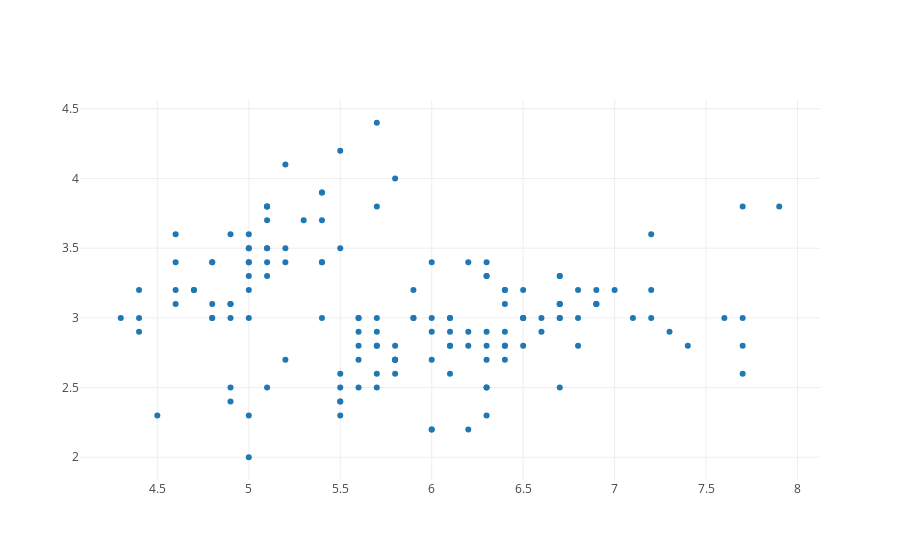

Here is the notebook cell this chart was saved with:
### Markdown cell above
It's a powerful interface, but it's not as easy to compose as the lower-level API.

There is an even lower-level - since we're dealing with JSON, plotly lets us simply define a dictionary with the spec we want, and simply pass it to the render, as is. No plotting library required :-)

### Code cell
import plotly.io as pio

data = [dict(
  type = 'scatter',
  x = iris.sepalLength,
  y = iris.sepalWidth,
  mode = 'markers',
)]

fig_dict = dict(data=data)
pio.show(fig_dict, validate=False)

### Figure 1 — Plotly figure (JSON) as saved in the notebook; plotly's stock layout.template omitted (floating-point values rounded to 4 significant figures; data arrays with more than 128 entries replaced by an {"elided": "..."} marker saying what was removed)
{"data": [{"color": {"elided": "150 str values"}, "mode": "markers", "type": "scatter", "x": {"elided": "150 float values"}, "y": {"elided": "150 float values"}}], "layout": {}}
